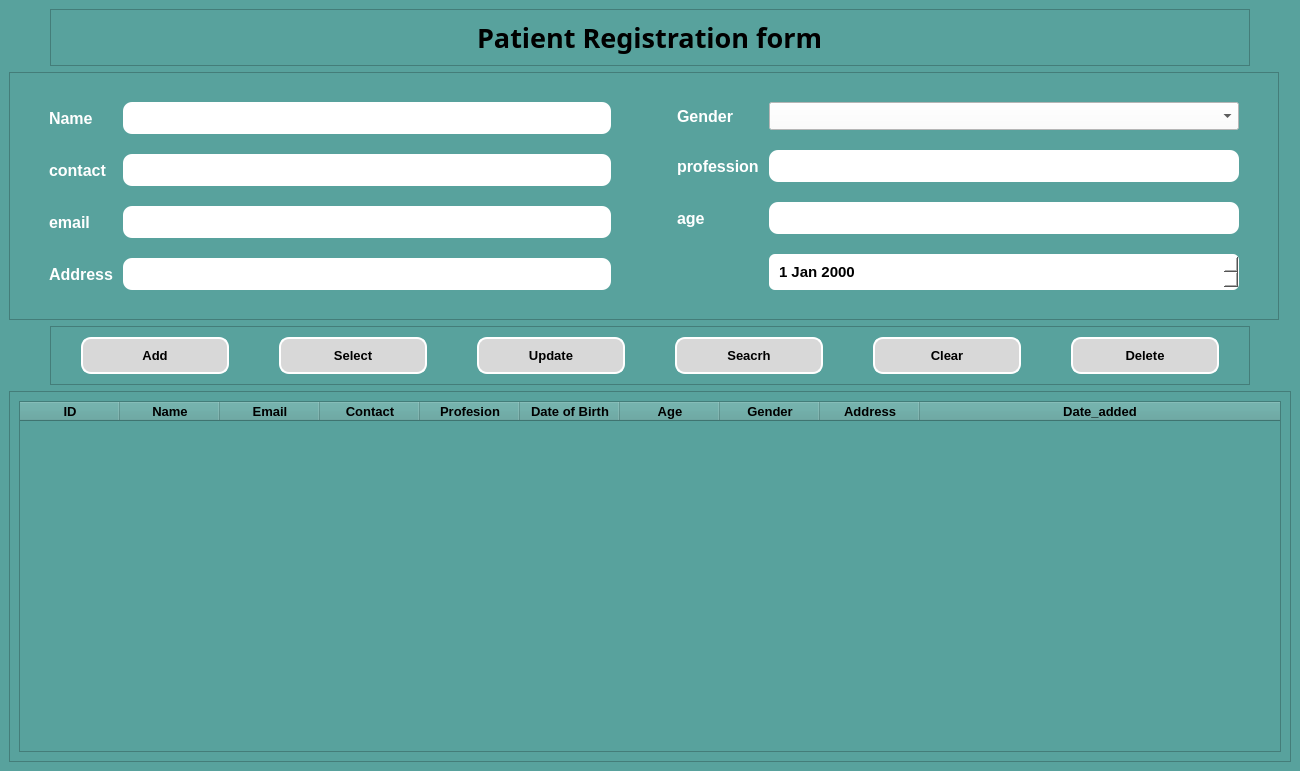
<?xml version="1.0" encoding="UTF-8"?>
<ui version="4.0">
 <class>MainWindow</class>
 <widget class="QMainWindow" name="MainWindow">
  <property name="geometry">
   <rect>
    <x>0</x>
    <y>0</y>
    <width>1300</width>
    <height>771</height>
   </rect>
  </property>
  <property name="windowTitle">
   <string>MainWindow</string>
  </property>
  <property name="styleSheet">
   <string notr="true">background-color: rgb(195, 195, 195);</string>
  </property>
  <widget class="QWidget" name="centralwidget">
   <property name="styleSheet">
    <string notr="true">background-color: rgb(88, 162, 157);</string>
   </property>
   <layout class="QVBoxLayout" name="verticalLayout_2">
    <item alignment="Qt::AlignHCenter">
     <widget class="QFrame" name="frame">
      <property name="minimumSize">
       <size>
        <width>1200</width>
        <height>0</height>
       </size>
      </property>
      <property name="maximumSize">
       <size>
        <width>1300</width>
        <height>16777215</height>
       </size>
      </property>
      <property name="frameShape">
       <enum>QFrame::StyledPanel</enum>
      </property>
      <property name="frameShadow">
       <enum>QFrame::Raised</enum>
      </property>
      <layout class="QVBoxLayout" name="verticalLayout">
       <item alignment="Qt::AlignHCenter">
        <widget class="QLabel" name="label_8">
         <property name="font">
          <font>
           <family>Script MT Bold</family>
           <pointsize>20</pointsize>
           <bold>true</bold>
          </font>
         </property>
         <property name="text">
          <string>Patient Registration form</string>
         </property>
        </widget>
       </item>
      </layout>
     </widget>
    </item>
    <item>
     <widget class="QFrame" name="frame_2">
      <property name="minimumSize">
       <size>
        <width>1270</width>
        <height>0</height>
       </size>
      </property>
      <property name="maximumSize">
       <size>
        <width>1000</width>
        <height>16777215</height>
       </size>
      </property>
      <property name="styleSheet">
       <string notr="true">QLineEdit{
background-color: rgb(255, 255, 255);
border-radius: 9px;
padding: 8px;
color: black;
}

#dateEdit_dob{
background-color: rgb(255, 255, 255);
border-radius: 6px;
padding: 8px;
color: black;
}

QLabel{
	color: rgb(255, 255, 255);
font-size: 16px;
}
QComboBox{
	background-color: rgb(255, 255, 255);
padding: 5px;
color: black;
}</string>
      </property>
      <property name="frameShape">
       <enum>QFrame::StyledPanel</enum>
      </property>
      <property name="frameShadow">
       <enum>QFrame::Raised</enum>
      </property>
      <layout class="QHBoxLayout" name="horizontalLayout">
       <item>
        <layout class="QGridLayout" name="gridLayout_3">
         <item row="0" column="0">
          <layout class="QGridLayout" name="gridLayout">
           <property name="leftMargin">
            <number>30</number>
           </property>
           <property name="topMargin">
            <number>20</number>
           </property>
           <property name="rightMargin">
            <number>30</number>
           </property>
           <property name="bottomMargin">
            <number>20</number>
           </property>
           <property name="horizontalSpacing">
            <number>10</number>
           </property>
           <property name="verticalSpacing">
            <number>20</number>
           </property>
           <item row="3" column="0">
            <widget class="QLabel" name="label">
             <property name="font">
              <font>
               <pointsize>-1</pointsize>
               <bold>true</bold>
              </font>
             </property>
             <property name="text">
              <string>Address</string>
             </property>
            </widget>
           </item>
           <item row="2" column="1">
            <widget class="QLineEdit" name="lineEdit_3"/>
           </item>
           <item row="1" column="1">
            <widget class="QLineEdit" name="lineEdit_2"/>
           </item>
           <item row="0" column="1">
            <widget class="QLineEdit" name="lineEdit"/>
           </item>
           <item row="0" column="0">
            <widget class="QLabel" name="label_2">
             <property name="font">
              <font>
               <pointsize>-1</pointsize>
               <bold>true</bold>
              </font>
             </property>
             <property name="text">
              <string>Name</string>
             </property>
            </widget>
           </item>
           <item row="2" column="0">
            <widget class="QLabel" name="label_4">
             <property name="font">
              <font>
               <pointsize>-1</pointsize>
               <bold>true</bold>
              </font>
             </property>
             <property name="text">
              <string>email</string>
             </property>
            </widget>
           </item>
           <item row="1" column="0">
            <widget class="QLabel" name="label_3">
             <property name="font">
              <font>
               <pointsize>-1</pointsize>
               <bold>true</bold>
              </font>
             </property>
             <property name="text">
              <string>contact</string>
             </property>
            </widget>
           </item>
           <item row="3" column="1">
            <widget class="QLineEdit" name="lineEdit_6"/>
           </item>
          </layout>
         </item>
         <item row="0" column="1">
          <layout class="QGridLayout" name="gridLayout_2">
           <property name="leftMargin">
            <number>30</number>
           </property>
           <property name="topMargin">
            <number>20</number>
           </property>
           <property name="rightMargin">
            <number>30</number>
           </property>
           <property name="bottomMargin">
            <number>20</number>
           </property>
           <property name="horizontalSpacing">
            <number>10</number>
           </property>
           <property name="verticalSpacing">
            <number>20</number>
           </property>
           <item row="1" column="0">
            <widget class="QLabel" name="label_6">
             <property name="font">
              <font>
               <pointsize>-1</pointsize>
               <bold>true</bold>
              </font>
             </property>
             <property name="text">
              <string>profession</string>
             </property>
            </widget>
           </item>
           <item row="1" column="1">
            <widget class="QLineEdit" name="lineEdit_5"/>
           </item>
           <item row="2" column="1">
            <widget class="QLineEdit" name="lineEdit_4"/>
           </item>
           <item row="0" column="1">
            <widget class="QComboBox" name="comboBox"/>
           </item>
           <item row="2" column="0">
            <widget class="QLabel" name="label_7">
             <property name="font">
              <font>
               <pointsize>-1</pointsize>
               <bold>true</bold>
              </font>
             </property>
             <property name="text">
              <string>age</string>
             </property>
            </widget>
           </item>
           <item row="0" column="0">
            <widget class="QLabel" name="label_5">
             <property name="font">
              <font>
               <pointsize>-1</pointsize>
               <bold>true</bold>
              </font>
             </property>
             <property name="text">
              <string>Gender</string>
             </property>
            </widget>
           </item>
           <item row="3" column="1">
            <widget class="QDateEdit" name="dateEdit_dob">
             <property name="font">
              <font>
               <pointsize>11</pointsize>
               <bold>true</bold>
              </font>
             </property>
            </widget>
           </item>
          </layout>
         </item>
        </layout>
       </item>
      </layout>
     </widget>
    </item>
    <item alignment="Qt::AlignHCenter">
     <widget class="QFrame" name="frame_3">
      <property name="minimumSize">
       <size>
        <width>1200</width>
        <height>0</height>
       </size>
      </property>
      <property name="maximumSize">
       <size>
        <width>1200</width>
        <height>16777215</height>
       </size>
      </property>
      <property name="styleSheet">
       <string notr="true">QPushButton{
padding: 9px;
width: 100px;
border-radius: 10px;
border: 2px solid white;	
background-color: rgb(216, 216, 216);
color: black;
}

</string>
      </property>
      <property name="frameShape">
       <enum>QFrame::StyledPanel</enum>
      </property>
      <property name="frameShadow">
       <enum>QFrame::Raised</enum>
      </property>
      <layout class="QHBoxLayout" name="horizontalLayout_2">
       <property name="spacing">
        <number>50</number>
       </property>
       <property name="leftMargin">
        <number>30</number>
       </property>
       <property name="topMargin">
        <number>10</number>
       </property>
       <property name="rightMargin">
        <number>30</number>
       </property>
       <property name="bottomMargin">
        <number>10</number>
       </property>
       <item>
        <widget class="QPushButton" name="pushButton">
         <property name="font">
          <font>
           <pointsize>10</pointsize>
           <bold>true</bold>
          </font>
         </property>
         <property name="text">
          <string>Add</string>
         </property>
         <property name="icon">
          <iconset resource="../static.qrc">
           <normaloff>:/logo/images/add_user_male_24px.png</normaloff>:/logo/images/add_user_male_24px.png</iconset>
         </property>
         <property name="iconSize">
          <size>
           <width>28</width>
           <height>28</height>
          </size>
         </property>
        </widget>
       </item>
       <item>
        <widget class="QPushButton" name="pushButton_2">
         <property name="font">
          <font>
           <pointsize>10</pointsize>
           <bold>true</bold>
          </font>
         </property>
         <property name="text">
          <string>Select</string>
         </property>
         <property name="icon">
          <iconset resource="../static.qrc">
           <normaloff>:/logo/images/checked_checkbox_filled_50px.png</normaloff>:/logo/images/checked_checkbox_filled_50px.png</iconset>
         </property>
         <property name="iconSize">
          <size>
           <width>28</width>
           <height>28</height>
          </size>
         </property>
        </widget>
       </item>
       <item>
        <widget class="QPushButton" name="pushButton_3">
         <property name="font">
          <font>
           <pointsize>10</pointsize>
           <bold>true</bold>
          </font>
         </property>
         <property name="text">
          <string>Update</string>
         </property>
         <property name="icon">
          <iconset resource="../static.qrc">
           <normaloff>:/logo/images/update_left_rotation_64px.png</normaloff>:/logo/images/update_left_rotation_64px.png</iconset>
         </property>
         <property name="iconSize">
          <size>
           <width>28</width>
           <height>28</height>
          </size>
         </property>
        </widget>
       </item>
       <item>
        <widget class="QPushButton" name="pushButton_4">
         <property name="font">
          <font>
           <pointsize>10</pointsize>
           <bold>true</bold>
          </font>
         </property>
         <property name="text">
          <string>Seacrh</string>
         </property>
         <property name="icon">
          <iconset resource="../static.qrc">
           <normaloff>:/logo/images/search_24px.png</normaloff>:/logo/images/search_24px.png</iconset>
         </property>
         <property name="iconSize">
          <size>
           <width>28</width>
           <height>28</height>
          </size>
         </property>
        </widget>
       </item>
       <item>
        <widget class="QPushButton" name="pushButton_5">
         <property name="font">
          <font>
           <pointsize>10</pointsize>
           <bold>true</bold>
          </font>
         </property>
         <property name="text">
          <string>Clear</string>
         </property>
         <property name="icon">
          <iconset resource="../static.qrc">
           <normaloff>:/logo/images/clear_symbol_100px.png</normaloff>:/logo/images/clear_symbol_100px.png</iconset>
         </property>
         <property name="iconSize">
          <size>
           <width>28</width>
           <height>28</height>
          </size>
         </property>
        </widget>
       </item>
       <item>
        <widget class="QPushButton" name="pushButton_6">
         <property name="font">
          <font>
           <pointsize>10</pointsize>
           <bold>true</bold>
          </font>
         </property>
         <property name="text">
          <string>Delete</string>
         </property>
         <property name="icon">
          <iconset resource="../static.qrc">
           <normaloff>:/logo/images/delete_24px.png</normaloff>:/logo/images/delete_24px.png</iconset>
         </property>
         <property name="iconSize">
          <size>
           <width>28</width>
           <height>28</height>
          </size>
         </property>
        </widget>
       </item>
      </layout>
     </widget>
    </item>
    <item>
     <widget class="QFrame" name="frame_4">
      <property name="minimumSize">
       <size>
        <width>1200</width>
        <height>0</height>
       </size>
      </property>
      <property name="frameShape">
       <enum>QFrame::StyledPanel</enum>
      </property>
      <property name="frameShadow">
       <enum>QFrame::Raised</enum>
      </property>
      <layout class="QGridLayout" name="gridLayout_4">
       <item row="0" column="0">
        <widget class="QTableWidget" name="tableWidget">
         <attribute name="horizontalHeaderStretchLastSection">
          <bool>true</bool>
         </attribute>
         <column>
          <property name="text">
           <string>ID</string>
          </property>
          <property name="font">
           <font>
            <pointsize>10</pointsize>
            <bold>true</bold>
           </font>
          </property>
         </column>
         <column>
          <property name="text">
           <string>Name</string>
          </property>
          <property name="font">
           <font>
            <pointsize>10</pointsize>
            <bold>true</bold>
           </font>
          </property>
         </column>
         <column>
          <property name="text">
           <string>Email</string>
          </property>
          <property name="font">
           <font>
            <pointsize>10</pointsize>
            <bold>true</bold>
           </font>
          </property>
         </column>
         <column>
          <property name="text">
           <string>Contact</string>
          </property>
          <property name="font">
           <font>
            <pointsize>10</pointsize>
            <bold>true</bold>
           </font>
          </property>
         </column>
         <column>
          <property name="text">
           <string>Profesion</string>
          </property>
          <property name="font">
           <font>
            <pointsize>10</pointsize>
            <bold>true</bold>
           </font>
          </property>
         </column>
         <column>
          <property name="text">
           <string>Date of Birth</string>
          </property>
          <property name="font">
           <font>
            <pointsize>10</pointsize>
            <bold>true</bold>
           </font>
          </property>
         </column>
         <column>
          <property name="text">
           <string>Age</string>
          </property>
          <property name="font">
           <font>
            <pointsize>10</pointsize>
            <bold>true</bold>
           </font>
          </property>
         </column>
         <column>
          <property name="text">
           <string>Gender</string>
          </property>
          <property name="font">
           <font>
            <pointsize>10</pointsize>
            <bold>true</bold>
           </font>
          </property>
         </column>
         <column>
          <property name="text">
           <string>Address</string>
          </property>
          <property name="font">
           <font>
            <pointsize>10</pointsize>
            <bold>true</bold>
           </font>
          </property>
         </column>
         <column>
          <property name="text">
           <string>Date_added</string>
          </property>
          <property name="font">
           <font>
            <pointsize>10</pointsize>
            <bold>true</bold>
           </font>
          </property>
         </column>
        </widget>
       </item>
      </layout>
     </widget>
    </item>
   </layout>
  </widget>
 </widget>
 <resources>
  <include location="../static.qrc"/>
 </resources>
 <connections/>
</ui>
